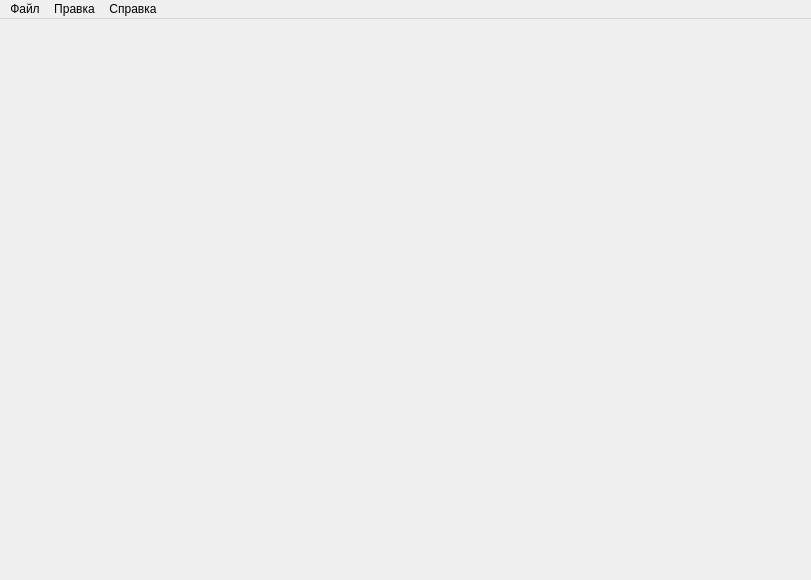
<?xml version="1.0" encoding="UTF-8"?>
<ui version="4.0">
 <class>AudioSignalSpectrumWindow</class>
 <widget class="QMainWindow" name="AudioSignalSpectrumWindow">
  <property name="geometry">
   <rect>
    <x>0</x>
    <y>0</y>
    <width>811</width>
    <height>580</height>
   </rect>
  </property>
  <property name="sizePolicy">
   <sizepolicy hsizetype="Preferred" vsizetype="Preferred">
    <horstretch>0</horstretch>
    <verstretch>0</verstretch>
   </sizepolicy>
  </property>
  <property name="windowTitle">
   <string>Спектр звукового сигнала</string>
  </property>
  <widget class="QWidget" name="centralWidget">
   <layout class="QHBoxLayout" name="horizontalLayout"/>
  </widget>
  <widget class="QMenuBar" name="menuBar">
   <property name="geometry">
    <rect>
     <x>0</x>
     <y>0</y>
     <width>811</width>
     <height>19</height>
    </rect>
   </property>
   <widget class="QMenu" name="file_menu">
    <property name="title">
     <string>Файл</string>
    </property>
    <addaction name="quit_action"/>
   </widget>
   <widget class="QMenu" name="edit_menu">
    <property name="title">
     <string>Правка</string>
    </property>
    <addaction name="input_data_action"/>
   </widget>
   <widget class="QMenu" name="help_menu">
    <property name="title">
     <string>Справка</string>
    </property>
    <addaction name="about_action"/>
   </widget>
   <addaction name="file_menu"/>
   <addaction name="edit_menu"/>
   <addaction name="help_menu"/>
  </widget>
  <action name="about_action">
   <property name="text">
    <string>О программе</string>
   </property>
  </action>
  <action name="input_data_action">
   <property name="text">
    <string>Входные данные</string>
   </property>
  </action>
  <action name="quit_action">
   <property name="text">
    <string>Выход</string>
   </property>
  </action>
 </widget>
 <layoutdefault spacing="6" margin="11"/>
 <resources/>
 <connections/>
</ui>
